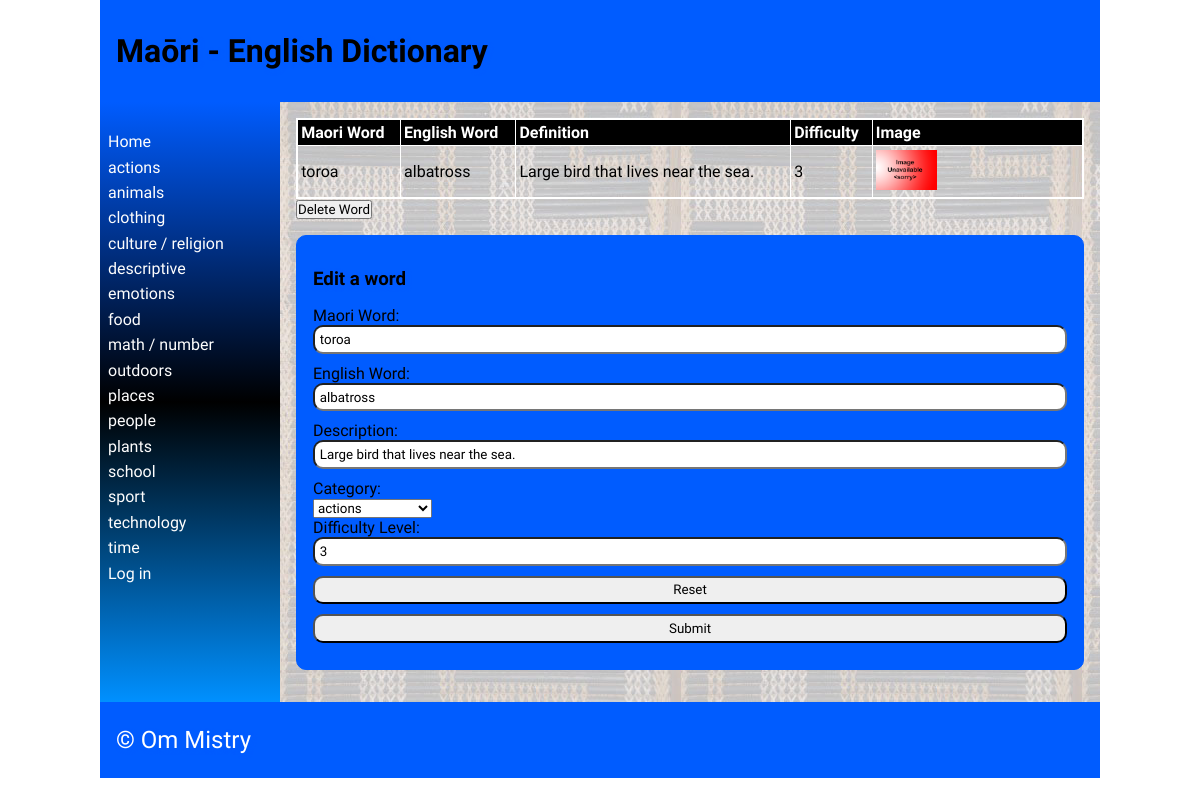
Screenshot of /detail/41 with the database file from the repository.
### tables this page shows
CREATE TABLE "category"
(
	id INTEGER
		constraint category_pk
			primary key autoincrement,
	category_name varchar(69) not null
);

CREATE TABLE "words"
(
	maori varchar(69),
	english varchar(69),
	category integer,
	definition varchar(100),
	levels integer,
	images varchar(69),
	id integer
		constraint words_pk
			primary key autoincrement,
	date_added integer default 0
, user_id integer);

### app.py (the view, shortened to what this page needs)
@app.route('/detail/<word_id>', methods=["POST", "GET"])
def render_detailpage(word_id):
    print(request.method)
    con = create_connection(DB_NAME)
    query = "SELECT id, maori, english, definition, levels, images FROM words WHERE id=?"
    cur = con.cursor()
    cur.execute(query, (word_id,))
    definition = cur.fetchall()[0]
    print(word_id)
    return render_template('detail.html', definition=definition, logged_in=is_logged_in(),
                           categories=fetch_categories(),
                           deleting=intention("delete"))

### app.py (called while the page is built)
def intention(button):
    if button in request.form:
        return True
    else:
        return False

def create_connection(db_file):
    try:
        connection = sqlite3.connect(db_file)
        return connection
    except Error as e:
        print(e)
    return None

def fetch_categories():
    con = create_connection(DB_NAME)
    query = "SELECT id, category_name FROM category"
    cur = con.cursor()
    cur.execute(query)
    categories = cur.fetchall()
    con.close()
    return categories

def is_logged_in():
    if session.get("email") is None:
        print("you are not logged in")
        return False
    else:
        print("you are logged in")
        return True

### templates/detail.html (shortened to what this page needs)
{% extends 'base.html' %}
{% block heading %}Maōri - English Dictionary{% endblock %}
{% block main %}
    <table>
        <tr>
            <th>Maori Word</th>
            <th>English Word</th>
            <th>Definition</th>
            <th>Difficulty</th>
            <th>Image</th>
        </tr>
        <tr>
            <td>{{ definition[1] }}</td>
            <td>{{ definition[2] }}</td>
            <td>{{ definition[3] }}</td>
            <td>{{ definition[4] }}</td>
            <td><img style="width:30%;" src="/static/images/{{ definition[5] }}"></td>
        </tr>
    </table>
<form method="POST">
    {% if deleting %}
        <div class="form-element">Are you sure?<input type="submit" name="delete_confirm" value="Yes">/<input type="submit" value="No"></div>
    {% else %}
    <div class="form-element">
         <input type="submit" name="delete" value="Delete Word">
    </div>
    </form>
{% endif %}
        <form class="dataForm" method="POST">
            <h3>Edit a word</h3>
        <div class="form-group">
            <div class="form-label"><label for="MaoriWord">Maori Word:</label></div>
            <div class="form-element"><input type="text" name="MaoriWord" id="MaoriWord" value="{{ definition[1] }}" required></div>
        </div>
        <div class="form-group">
            <div class="form-label"><label for="EnglishWord">English Word:</label></div>
            <div class="form-element"><input type="text" name="EnglishWord" id="EnglishWord" value="{{ definition[2] }}" required></div>
        </div>
        <div class="form-group">
            <div class="form-label"><label for="Definitions">Description:</label></div>
            <div class="form-element"><input type="text" name="Definitions" id="Definitions"  value="{{ definition[3] }}" required></div>
        </div>
        <div class="form-group">
                <div class="form-label"><label for="Category">Category:</label></div>
                <div class="form-element">
                    <select name="Category" id='Category'>
                        {% for category in categories %}
                            <option value="{{ category[0] }}">{{ category[1] }}</option>
                        {% endfor %}
                    </select>
                </div>
            </div>
            <div class="form-group">
            <div class="form-label"><label for="Difficulty Level">Difficulty Level:</label></div>
            <div class="form-element"><input type="number" name="Difficulty Level" id="Difficulty Level" min="1" max="10" step="1" value="{{ definition[4] }}" required></div>
        </div>
        <div class="form-group">
            <div class="form-element"><input type="reset"></div>
        </div>
        <div class="form-group">
            <div class="form-element"><input type="submit"></div>
        </div>
    </form>
{% endblock %}

### templates/base.html (shortened to what this page needs)
<!doctype html>
<html lang="en">
<head>
   <link href="{{ url_for('static', filename='css/style.css') }}" rel="stylesheet">
</head>
<body>
   <div id="container">
      <header>
         <h1>{% block heading %}{% endblock %}</h1>
      </header>
      <nav>
         <ul>
                <li><a href="\">Home</a></li>
                {% for category in categories %}
                <li><a href="/categories/{{ category[0] }}">{{category[1]}}</a></li>
                {% endfor %}
         <li>
             {% if logged_in %}<a href="/logout">Log out</a>{% else %}
             <a href="/login">Log in</a></li>{% endif %}
         </ul>
      </nav>
      <main>
            {% block main%}{% endblock %}
        </main>
      <footer>
         <p>
            &copy; Om Mistry
         </p>
      </footer>
   </div>
</body>
</html>

### static/css/style.css (style rules this page uses)
* { font-family: Comfortaa, sans-serif; margin: 0; padding: 0; box-sizing: border-box; }
#container { display: grid; grid-template-columns: 75px auto; grid-template-areas: 'nav header' 'main main' 'footer footer'; }
header { grid-area: header; background-color: #005cff; padding: 1rem; }
nav { grid-area: nav; }
main { grid-area: main; padding: 1rem; background-color: #005cff; }
h1, h2, h3, h4 { padding: 1rem 0; font-family: 'Suez One', serif; color: #000000; text-shadow: 2px 2px 4px #005cff; }
p { padding: 0.5rem 0; }
a { color: #ffffff; }
.dataForm { margin: 1rem 0; border: 1px solid #005cff; padding: 1rem; background-color: #005cff; border-radius: 10px; }
.dataForm input, textarea { width: 100%; border-radius: 10px; padding: 0.3rem; margin-bottom: 10px; }
table { width: 100%; border: 2px solid #ffffff; border-collapse: collapse; }
th, td { border: 1px solid #ffffff; padding: 0.2rem; text-align: left; }
th { background-color: #000000; color: #ffffff; }
footer { grid-area: footer; padding: 1rem; background-color: #005cff; }
footer p { color: #ffffff; text-shadow: 2px 2px 4px #005cff; font-size: 1.5rem; }
@media only screen and (min-width: 768px) { #container { grid-template-columns: 180px auto; grid-template-areas: 'header header' 'nav main' 'footer footer'; } }
@media only screen and (min-width: 768px) { nav { background: linear-gradient(180deg, rgb(0, 92, 255) 0%, rgb(0, 0, 0) 50%, rgb(0, 144, 255) 100%); padding: 0.5rem; } }
@media only screen and (min-width: 768px) { nav ul { list-style: none; } }
@media only screen and (min-width: 768px) { nav li { padding: 0.2rem 0; } }
@media only screen and (min-width: 768px) { nav a { color: #fdfdfd; text-decoration: none; } }
@media only screen and (min-width: 768px) { main { background-image: url('static/images/poutama.jpg'); } }
@media only screen and (min-width: 1000px) { #container { width: 1000px; margin: auto; } }

### rows the page displays
category: category_name "actions"
category: category_name "animals"
category: category_name "clothing"
category: category_name "culture / religion"
category: category_name "descriptive"
category: category_name "emotions"
category: category_name "food"
category: category_name "math / number"
category: category_name "outdoors"
category: category_name "places"
category: category_name "people"
category: category_name "plants"
category: category_name "school"
category: category_name "sport"
category: category_name "technology"
category: category_name "time"
words: maori "toroa", english "albatross", definition "Large bird that lives near the sea.", levels "3", images (placeholder picture), MaoriWord "toroa", EnglishWord "albatross", Definitions "Large bird that lives near the sea."

### other values shown
form field Category "actions"
